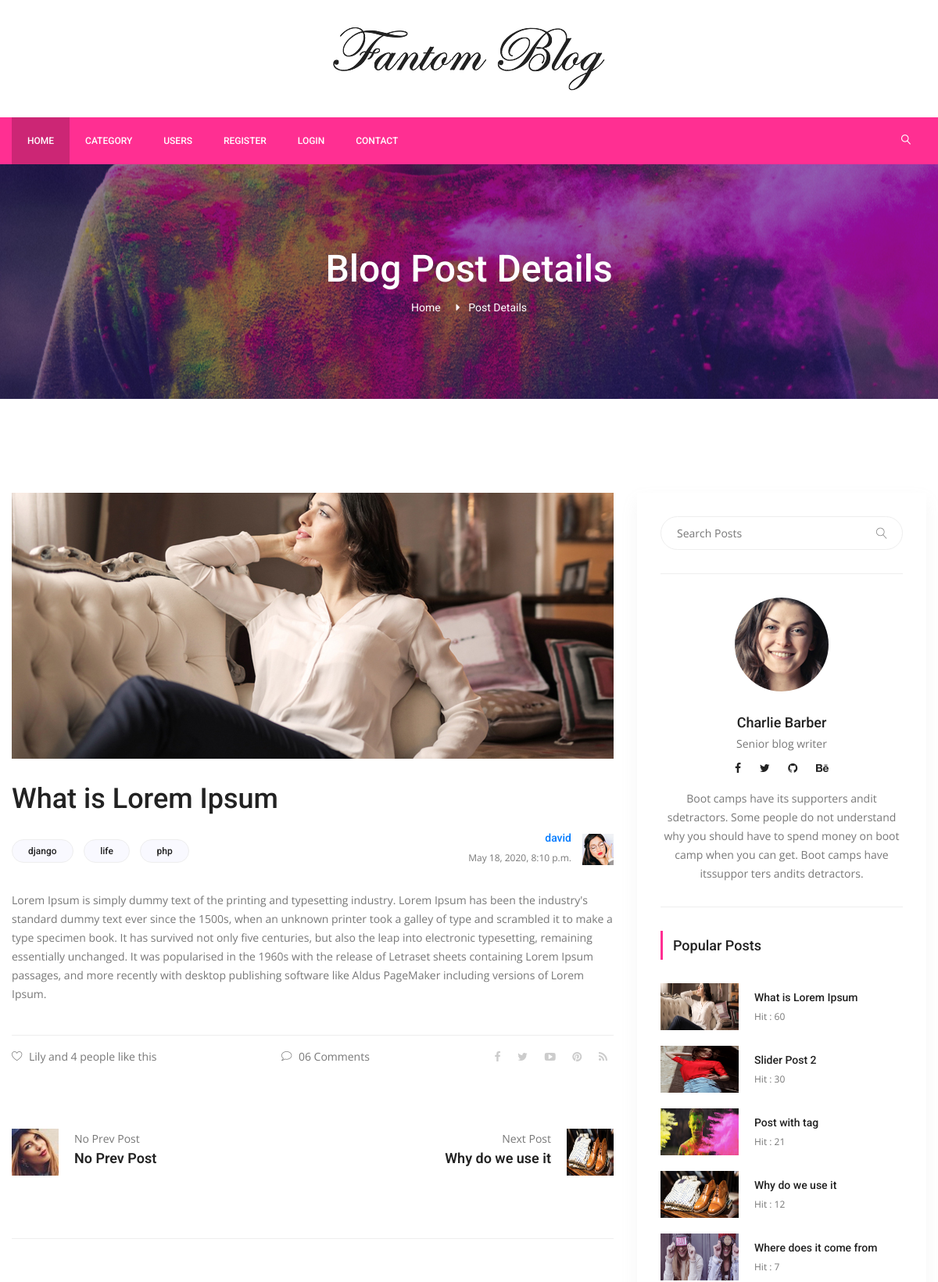
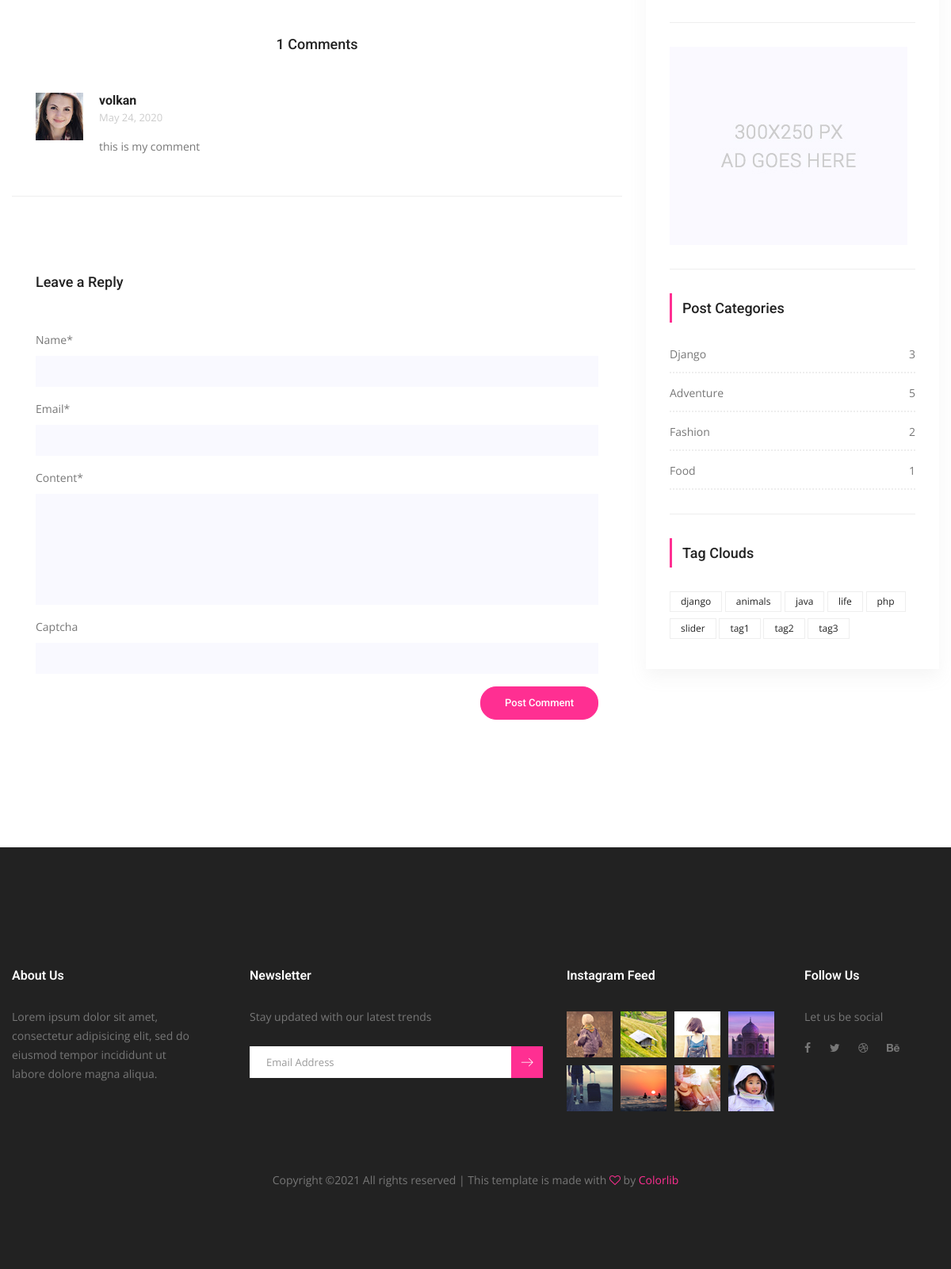
Page /detail/1/what-is-lorem-ipsum on the committed database (2 pictures, top to bottom).
### posts/models.py (models this page shows, shortened)
class Post(models.Model):
    title = models.CharField(max_length=150)
    content = models.TextField()
    publishing_date = models.DateTimeField(auto_now_add=True)
    image = models.ImageField(blank=True,null=True,upload_to='uploads/')
    user = models.ForeignKey(settings.AUTH_USER_MODEL,on_delete=models.CASCADE)
    slug = models.SlugField(default="slug",editable=False)
    category = models.ForeignKey(Category,on_delete=models.CASCADE,default=1,related_name="posts")
    tag = models.ManyToManyField(Tag,related_name="posts",blank=True)
    slider_post = models.BooleanField(default=False)
    hit = models.PositiveIntegerField(default=0)
    def comment_count(self):
        return self.comments.all().count()

class Tag(models.Model):
    title = models.CharField(max_length=50)
    slug = models.SlugField(editable=False)
    def __str__(self):
        return self.title

class Comment(models.Model):
    post = models.ForeignKey(Post,on_delete=models.CASCADE,related_name="comments")
    name = models.CharField(max_length=100)
    email = models.EmailField(max_length=100)
    content = models.TextField()
    publishing_date = models.DateField(auto_now_add=True)

class Category(models.Model):
    title = models.CharField(max_length=150)
    slug = models.SlugField(editable=False)
    def post_count(self):
        return self.posts.all().count()

### posts/views.py (the view, shortened to what this page needs)
# urls.py: path('detail/<int:pk>/<slug:slug>',PostDetail.as_view(),name="detail"),
class PostDetail(DetailView,FormMixin):
    template_name = 'posts/detail.html'
    model = Post
    context_object_name = 'single'
    form_class = CreateCommentForm
    def get(self, request, *args, **kwargs):
        self.hit = Post.objects.filter(id=self.kwargs['pk']).update(hit=F('hit')+1)
        return super(PostDetail, self).get(request, *args, **kwargs)
    def get_context_data(self, **kwargs):
        context = super(PostDetail, self).get_context_data(**kwargs)
        context['previous'] = Post.objects.filter(id__lt=self.kwargs['pk']).order_by('-pk').first()
        context['next'] = Post.objects.filter(id__gt=self.kwargs['pk']).order_by('pk').first()
        context['form'] = self.get_form()
        return context

### posts/forms.py
class CreateCommentForm(forms.ModelForm):
    captcha = ReCaptchaField()
    def __init__(self,*args,**kwargs):
        super(CreateCommentForm, self).__init__(*args,**kwargs)
        self.helper = FormHelper()
        self.helper.form_method="post"
        self.helper.layout = Layout(
            Field("name",css_class="form-control"),
            Field("email",css_class="form-control"),
            Field("content",css_class="form-control mb-10"),
            Field("captcha"),
        )
        self.helper.add_input(Submit('submit','Post Comment',css_class="primary-btn submit_btn"))
    class Meta:
        model = Comment
        fields = [
            'name',
            'email',
            'content'
        ]

### posts/templatetags/custom_tags.py (called while the page is built)
@register.simple_tag(name="categories")
def all_categories():
    return Category.objects.all()

@register.simple_tag(name="tags")
def all_tags():
    return Tag.objects.all()

@register.simple_tag(name="hit_posts")
def hit_posts():
    return Post.objects.order_by('-hit')[:5]

### templates/posts/detail.html (shortened to what this page needs)
{% extends 'base.html' %}
{% load static %}
{% load crispy_forms_tags %}
{% block content %}
        <section class="banner_area">
            <div class="banner_inner d-flex align-items-center">
            	<div class="overlay bg-parallax" data-stellar-ratio="0.9" data-stellar-vertical-offset="0" data-background=""></div>
				<div class="container">
					<div class="banner_content text-center">
						<h2>Blog Post Details</h2>
						<div class="page_link">
							<a href="index.html">Home</a>
							<a href="single-blog.html">Post Details</a>
						</div>
					</div>
				</div>
            </div>
        </section>
        <section class="blog_area p_120 single-post-area">
            <div class="container">
                <div class="row">
                    <div class="col-lg-8">
       					<div class="main_blog_details">
       						<img class="img-fluid" src="{{ single.image.url }}" alt="">
       						<a href="#"><h4>{{ single.title }}</h4></a>
       						<div class="user_details">
       							<div class="float-left">
                                    {% for tag in single.tag.all %}
       								<a href="{% url 'tag_detail' tag.slug %}">{{ tag.title }}</a>
                                    {% endfor %}
       							</div>
       							<div class="float-right">
       								<div class="media">
       									<div class="media-body">
                                            <h5><a href="{% url 'users:user_posts' single.user.pk %}">{{ single.user.username }}</a></h5>
       										<p>{{ single.publishing_date }}</p>
       									</div>
       									<div class="d-flex">
       										<img src="{% static "img/blog/user-img.jpg" %}" alt="">
       									</div>
       								</div>
       							</div>
       						</div>
							<p> {{ single.content }}</p>
                            <div class="news_d_footer">
      							<a href="#"><i class="lnr lnr lnr-heart"></i>Lily and 4 people like this</a>
      							<a class="justify-content-center ml-auto" href="#"><i class="lnr lnr lnr-bubble"></i>06 Comments</a>
      							<div class="news_socail ml-auto">
									<a href="#"><i class="fa fa-facebook"></i></a>
									<a href="#"><i class="fa fa-twitter"></i></a>
									<a href="#"><i class="fa fa-youtube-play"></i></a>
									<a href="#"><i class="fa fa-pinterest"></i></a>
									<a href="#"><i class="fa fa-rss"></i></a>
								</div>
      						</div>
       					</div>
       					<div class="navigation-area">
                            <div class="row">
                                {% if previous %}
                                <div class="col-lg-6 col-md-6 col-12 nav-left flex-row d-flex justify-content-start align-items-center">
                                    <div class="thumb">
                                        <a href="{% url 'detail' previous.pk previous.slug %}"><img class="img-fluid" src="{{ previous.image.url }}" alt="" style="width:60px;height:60px"></a>
                                    </div>
                                    <div class="arrow">
                                        <a href="{% url 'detail' previous.pk previous.slug %}"><span class="lnr text-white lnr-arrow-left"></span></a>
                                    </div>
                                    <div class="detials">
                                        <p>Prev Post</p>
                                        <a href="{% url 'detail' previous.pk previous.slug %}"><h4>{{ previous.title }}</h4></a>
                                    </div>
                                </div>
                                {% else %}
                                <div class="col-lg-6 col-md-6 col-12 nav-left flex-row d-flex justify-content-start align-items-center">
                                    <div class="thumb">
                                        <a href="#"><img class="img-fluid" src="{% static "img/blog/prev.jpg" %}" alt=""></a>
                                    </div>
                                    <div class="arrow">
                                        <a href="#"></a>
                                    </div>
                                    <div class="detials">
                                        <p>No Prev Post</p>
                                        <a href="#"><h4>No Prev Post</h4></a>
                                    </div>
                                </div>
                                {% endif %}
                                {% if next %}
                                <div class="col-lg-6 col-md-6 col-12 nav-right flex-row d-flex justify-content-end align-items-center">
                                    <div class="detials">
                                        <p>Next Post</p>
                                        <a href="{% url 'detail' next.pk next.slug %}"><h4>{{ next.title }}</h4></a>
                                    </div>
                                    <div class="arrow">
                                        <a href="{% url 'detail' next.pk next.slug %}"></a>
                                    </div>
                                    <div class="thumb">
                                        <a href="{% url 'detail' next.pk next.slug %}"><img class="img-fluid" src="{{ next.image.url }}" alt="" style="width:60px;height:60px"></a>
                                    </div>
                                </div>
                                {% endif %}
                            </div>
                        </div>
                        <div class="comments-area">
                            <h4>{{ single.comment_count }} Comments</h4>
                            {% for comment in single.comments.all %}
                            <div class="comment-list">
                                <div class="single-comment justify-content-between d-flex">
                                    <div class="user justify-content-between d-flex">
                                        <div class="thumb">
                                            <img src="{% static "img/blog/c1.jpg" %}" alt="">
                                        </div>
                                        <div class="desc">
                                            <h5><a href="#">{{ comment.name }}</a></h5>
                                            <p class="date">{{ comment.publishing_date }} </p>
                                            <p class="comment">
                                                {{ comment.content }}
                                            </p>
                                        </div>
                                    </div>
                                </div>
                            </div>
                            {% endfor %}
                        </div>
                        <div class="comment-form">
                            <h4>Leave a Reply</h4>
                            {% crispy form %}
                        </div>
        			</div>
                    {% include 'right_side.html' %}
                </div>
            </div>
        </section>
       {% endblock %}

### templates/right_side.html
{% load static %}
{% load custom_tags %}
<div class="col-lg-4">
                        <div class="blog_right_sidebar">
                            <aside class="single_sidebar_widget search_widget">
                                <form action="{% url 'search' %}" method="get">
                                <div class="input-group">
                                    <input type="text" class="form-control" placeholder="Search Posts" name="q">
                                    <span class="input-group-btn">
                                        <button class="btn btn-default" type="button"><i class="lnr lnr-magnifier"></i></button>
                                    </span>
                                </div></form>
                                <div class="br"></div>
                            </aside>
                            <aside class="single_sidebar_widget author_widget">
                                <img class="author_img rounded-circle" src="{% static "img/blog/author.png" %}" alt="">
                                <h4>Charlie Barber</h4>
                                <p>Senior blog writer</p>
                                <div class="social_icon">
                                    <a href="#"><i class="fa fa-facebook"></i></a>
                                    <a href="#"><i class="fa fa-twitter"></i></a>
                                    <a href="#"><i class="fa fa-github"></i></a>
                                    <a href="#"><i class="fa fa-behance"></i></a>
                                </div>
                                <p>Boot camps have its supporters andit sdetractors. Some people do not understand why you should have to spend money on boot camp when you can get. Boot camps have itssuppor ters andits detractors.</p>
                                <div class="br"></div>
                            </aside>
                            <aside class="single_sidebar_widget popular_post_widget">
                                <h3 class="widget_title">Popular Posts</h3>
                                {% hit_posts as posts %}
                                {% for post in posts %}
                                <div class="media post_item">
                                    <img src="{{ post.image.url }}" alt="post" style="width:100px;height:60px">
                                    <div class="media-body">
                                        <a href="{% url 'detail' post.pk post.slug %}"><h3>{{ post.title }}</h3></a>
                                        <p>Hit : {{ post.hit }}</p>
                                    </div>
                                </div>
                                {% endfor %}
                                <div class="br"></div>
                            </aside>
                            <aside class="single_sidebar_widget">
                                <a href="#"><img class="img-fluid" src="{% static "img/blog/add.jpg" %}" alt=""></a>
                                <div class="br"></div>
                            </aside>
                            <aside class="single_sidebar_widget post_category_widget">
                                <h4 class="widget_title">Post Categories</h4>
                                <ul class="list cat-list">
                                    {% categories as categories %}
                                    {% for category in categories %}
                                    <li>
                                        <a href="{% url 'category_detail' pk=category.id slug=category.slug %}" class="d-flex justify-content-between">
                                            <p>{{ category.title }}</p>
                                            <p>{{ category.post_count }}</p>
                                        </a>
                                    </li>
                                    {% endfor %}
                                </ul>
                                <div class="br"></div>
                            </aside>
                            <aside class="single-sidebar-widget tag_cloud_widget">
                                <h4 class="widget_title">Tag Clouds</h4>
                                <ul class="list">
                                    {% tags as labels %}
                                    {% for label in labels %}
                                    <li><a href="{% url 'tag_detail' label.slug %}">{{ label }}</a></li>
                                    {% endfor %}
                                </ul>
                            </aside>
                        </div>
                    </div>

### rows in the picture
Post: image (picture), title "What is Lorem Ipsum", user.username "david", publishing_date "May 18, 2020, 8:10 p.m.", content "Lorem Ipsum is simply dummy text of the printing and typesetting industry. Lorem Ipsum has been the industry's standard dummy text ever since the 1500s, when an unknown printer took a galley of type and scrambled it to make a type specimen book. It has survived not only five centuries, but also the leap into electronic typesetting, remaining essentially unchanged. It was popularised in the 1960s with the release of Letraset sheets containing Lorem Ipsum passages, and more recently with desktop publishing software like Aldus PageMaker including versions of Lorem Ipsum.", comment_count "1", hit "60"
Tag: title "django"
Tag: title "life"
Tag: title "php"
Post: title "Why do we use it", image (picture), hit "12"
Comment: name "volkan", publishing_date "May 24, 2020", content "this is my comment"
Post: image (picture), title "Slider Post 2", hit "30"
Post: image (picture), title "Post with tag", hit "21"
Post: image (picture), title "Where does it come from", hit "7"
Category: title "Django", post_count "3"
Category: title "Adventure", post_count "5"
Category: title "Fashion", post_count "2"
Category: title "Food", post_count "1"
Tag: title "animals"
Tag: title "java"
Tag: title "slider"
Tag: title "tag1"
Tag: title "tag2"
Tag: title "tag3"
